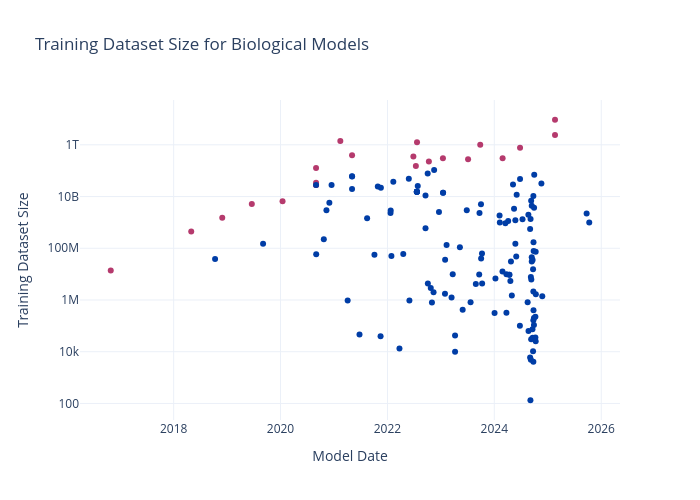

Notebook code cell kept with this figure:
### Code cell
color_list = [cset_colors[2] if is_largest else cset_colors[1] for is_largest in plot_df['is_largest']]

fig = go.Figure()
fig.add_trace(go.Scatter(
    x = plot_df['Model Date'], 
    y = plot_df['Training Dataset Size'],
    mode='markers',
    marker=dict(color=color_list),
    customdata = plot_df['Model'],
    hovertemplate='<b>%{customdata} (%{x})<br><b>Training Dataset Size</b>:<br>%{y:,.0f} Data Points<extra></extra>'
))
fig.update_layout(
    title='Training Dataset Size for Biological Models',
    yaxis_type="log",
    template="plotly_white",
    width = 700, height=500,
    xaxis = dict(title='Model Date'),
    yaxis = dict(title='Training Dataset Size')
)
#fig.write_html('bio_data_size.html')
#fig.write_image('bio_data_size.png')
fig.show()

### Figure 1 — Plotly figure (JSON) as saved in the notebook; plotly's stock layout.template omitted (floating-point values rounded to 4 significant figures; data arrays with more than 128 entries replaced by an {"elided": "..."} marker saying what was removed)
{"data": [{"customdata": {"elided": "147 str values"}, "hovertemplate": "<b>%{customdata} (%{x})<br><b>Training Dataset Size</b>:<br>%{y:,.0f} Data Points<extra></extra>", "marker": {"color": {"elided": "147 str values"}}, "mode": "markers", "type": "scatter", "x": {"elided": "147 str values"}, "y": {"elided": "147 float values"}}], "layout": {"height": 500, "title": {"text": "Training Dataset Size for Biological Models"}, "width": 700, "xaxis": {"title": {"text": "Model Date"}}, "yaxis": {"title": {"text": "Training Dataset Size"}, "type": "log"}}}
